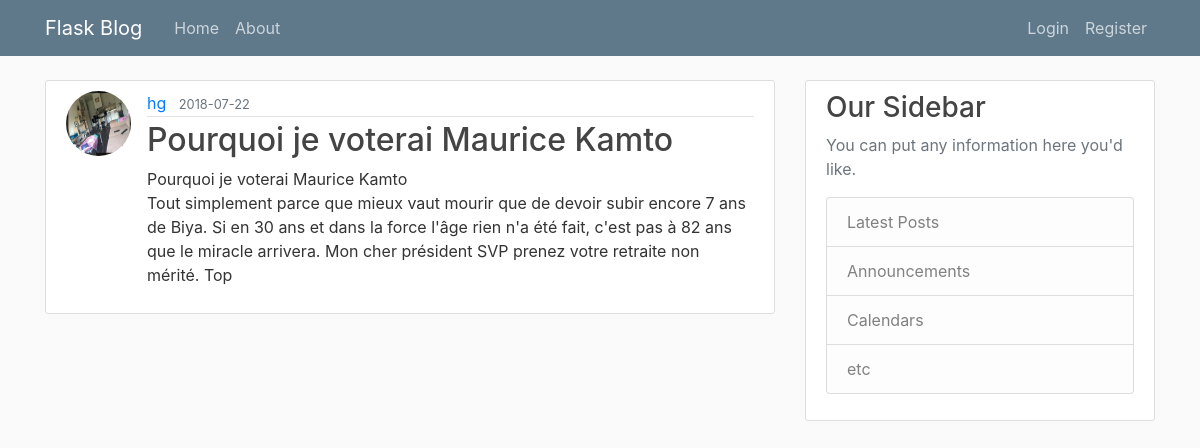
The page /post/14 on the database its author committed.
### flaskblog/models.py (models this page shows, shortened)
class User(db.Model, UserMixin):
	id = db.Column(db.Integer, primary_key=True)
	username = db.Column(db.String(20), unique=True, nullable=False)
	email = db.Column(db.String(120), unique=True, nullable=False)
	image_file = db.Column(db.String(20),nullable=False,default='default.jpg')
	password = db.Column(db.String(60),nullable=False)
	posts = db.relationship('Post', backref='author', lazy=True)

class Post(db.Model):
	id = db.Column(db.Integer,primary_key=True)
	title = db.Column(db.String(100), unique=True, nullable=False)
	date_posted = db.Column(db.DateTime(),nullable=False, default=datetime.now)
	content = db.Column(db.Text(1000), nullable=False)
	user_id = db.Column(db.Integer, db.ForeignKey('user.id'), nullable=False)

### flaskblog/posts/routes.py (the view)
@posts.route("/post/<int:post_id>")
def post(post_id):
    post = Post.query.get_or_404(post_id)
    return render_template('post.html', title=post.title, post=post)

### flaskblog/templates/post.html (shortened to what this page needs)
{% extends "layout.html" %}
{% block content %}
  <article class="media content-section">
    <img class="rounded-circle article-img" src="{{ url_for('static', filename='profile_pics/' + post.author.image_file) }}">
    <div class="media-body">
      <div class="article-metadata">
        <a class="mr-2" href="{{ url_for('users.user_posts', username=post.author.username) }}">{{ post.author.username }}</a>
        <small class="text-muted">{{ post.date_posted.strftime('%Y-%m-%d') }}</small>
      </div>
      <h2 class="article-title">{{ post.title }}</h2>
      <p class="article-content">{{ post.content }}</p>
    </div>
  </article>
{% endblock content %}

### flaskblog/static/main.css (style rules this page uses)
body { background: #fafafa; color: #333333; margin-top: 5rem; }
h1, h2, h3, h4, h5, h6 { color: #444444; }
.content-section { background: #ffffff; padding: 10px 20px; border: 1px solid #dddddd; border-radius: 3px; margin-bottom: 20px; }
.article-title { color: #444444; }
.article-content { white-space: pre-line; }
.article-img { height: 65px; width: 65px; margin-right: 16px; }
.article-metadata { padding-bottom: 1px; margin-bottom: 4px; border-bottom: 1px solid #e3e3e3 }

### rows shown on the page
User: image_file (picture), author.username "hg"
Post: date_posted "2018-07-22", title "Pourquoi je voterai Maurice Kamto", content "Pourquoi je voterai Maurice Kamto Tout simplement parce que mieux vaut mourir que de devoir subir encore 7 ans de Biya. Si en 30 ans et dans la force l'âge rien n'a été fait, c'est pas à 82 ans que le miracle arrivera. Mon cher président SVP prenez votre retraite non mérité. Top"
